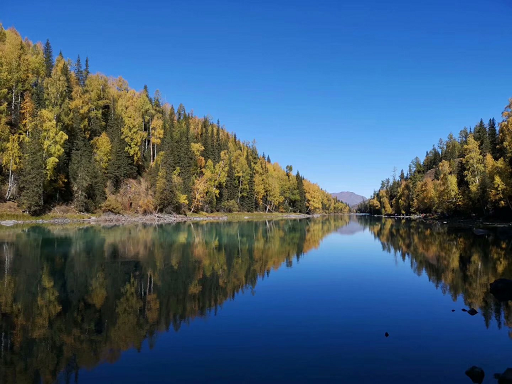
#> input picture blog24-tx/scenery.png, 512 x 384 px
$ python blog24-image03.py
#> lines starting #> are read from the running program, lines starting #| are printed output that depends on the picture
# -*- coding: utf-8 -*-
import cv2
import numpy as np

#读取原始图像
src = cv2.imread('scenery.png')
#> src is the input picture: shape (384, 512, 3); mean B, G, R 117.2, 91.6, 64.3

#图像灰度处理
gray = cv2.cvtColor(src,cv2.COLOR_BGR2GRAY)
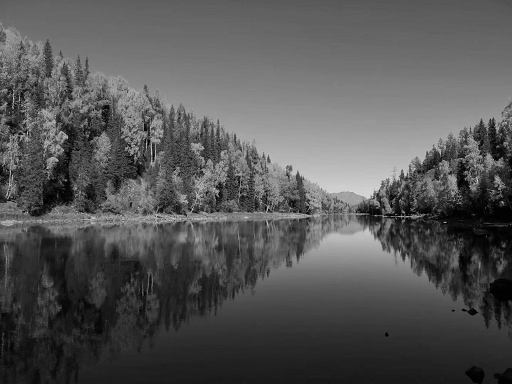
#> gray: shape (384, 512); min 0, max 227, mean 86.3

#自定义卷积核
kernel = np.array([[-1,-1,-1],[-1,10,-1],[-1,-1,-1]])

#图像浮雕效果
output = cv2.filter2D(gray, -1, kernel)
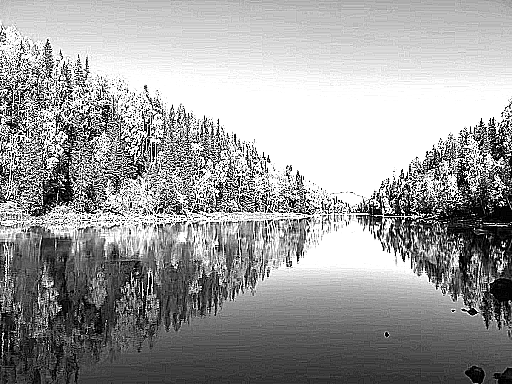
#> output: shape (384, 512); min 0, max 255, mean 157.3

#显示图像
cv2.imshow('Original Image', src)
cv2.imshow('Emboss_1',output)

#等待显示
cv2.waitKey()
cv2.destroyAllWindows()
